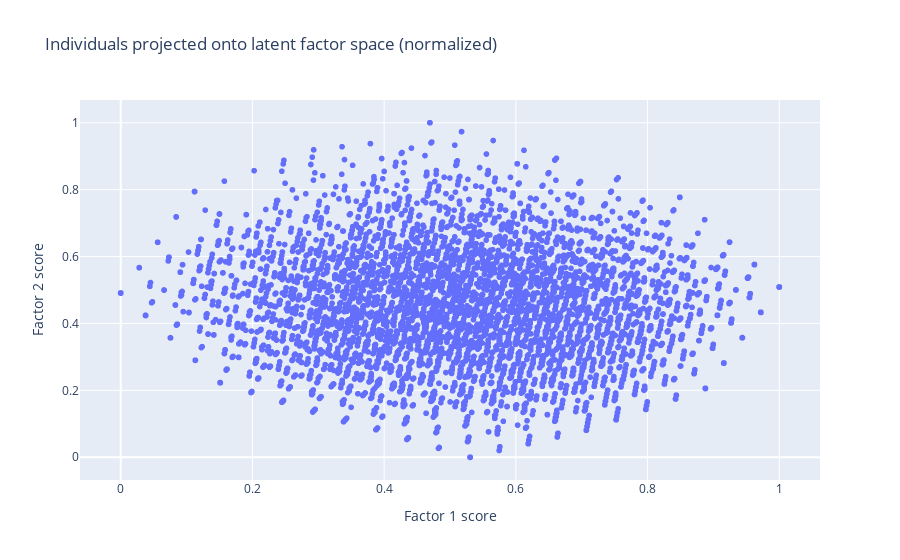

The code cell stored with this chart in its notebook:
### Code cell
px.scatter(
    df_2022_f1,
    x="eg_score_norm",
    y="F2_score_norm",
    title="Individuals projected onto latent factor space (normalized)",
    labels={
        "eg_score_norm": "Factor 1 score",
        "F2_score_norm": "Factor 2 score"
    }
)

### Figure 1 — Plotly figure (JSON) as saved in the notebook; plotly's stock layout.template omitted (floating-point values rounded to 4 significant figures; data arrays with more than 128 entries replaced by an {"elided": "..."} marker saying what was removed)
{"data": [{"hovertemplate": "Factor 1 score=%{x}<br>Factor 2 score=%{y}<extra></extra>", "legendgroup": "", "marker": {"color": "#636efa", "symbol": "circle"}, "mode": "markers", "name": "", "showlegend": false, "type": "scattergl", "x": {"elided": "20000 float values"}, "xaxis": "x", "y": {"elided": "20000 float values"}, "yaxis": "y"}], "layout": {"legend": {"tracegroupgap": 0}, "title": {"text": "Individuals projected onto latent factor space (normalized)"}, "xaxis": {"anchor": "y", "domain": [0, 1], "title": {"text": "Factor 1 score"}}, "yaxis": {"anchor": "x", "domain": [0, 1], "title": {"text": "Factor 2 score"}}}}
